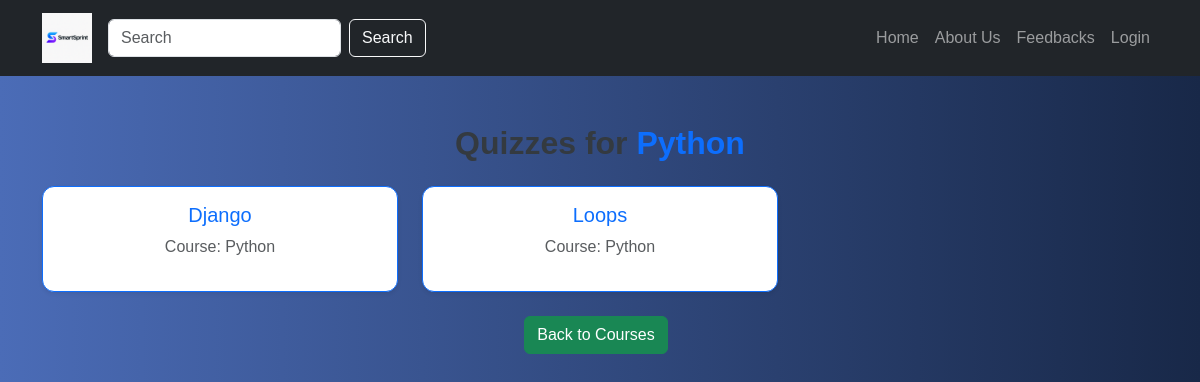
Screenshot of /courses/3/quizzes/ with the database file from the repository.
### quiz_app/models.py (models this page shows, shortened)
class Course(models.Model):
    name = models.CharField(max_length=255)
    image = models.ImageField(upload_to='course_images/', null=True, blank=True)
    description = models.TextField()

class Quiz(models.Model):
    course = models.ForeignKey(Course, on_delete=models.CASCADE, related_name='quizzes')
    title = models.CharField(max_length=255)
    created_at = models.DateTimeField(auto_now_add=True)

### quiz_app/views.py (the view)
# urls.py: path('courses/<int:course_id>/quizzes/', views.quiz_list, name='quiz_list'),
def quiz_list(request, course_id):
    course = get_object_or_404(Course, id=course_id)
    quizzes = course.quizzes.all()
    return render(request, 'quiz.html', {'course': course, 'quizzes': quizzes})

### quiz_app/templates/quiz.html (shortened to what this page needs)
<!DOCTYPE html>
<html lang="en">
  {% load static %}
<head>
  <link href="https://cdn.jsdelivr.net/npm/bootstrap@5.3.0/dist/css/bootstrap.min.css" rel="stylesheet">
</head>
<body>
  <nav class="navbar navbar-expand-lg navbar-dark bg-dark">
    <div class="container">
      <a class="navbar-brand" href="{% url 'home' %}">
        <img src="{% static 'images/logo.png' %}" alt="Logo" style="height: 50px; width: 50px;">
      </a>
        <form class="d-flex mx-auto">
            <input class="form-control me-2" type="search" placeholder="Search" aria-label="Search">
            <button class="btn btn-outline-light" type="submit">Search</button>
        </form>
        <div class="collapse navbar-collapse" id="navbarNav">
            <ul class="navbar-nav ms-auto">
                <li class="nav-item"><a class="nav-link" href="{% url 'home' %}">Home</a></li>
                <li class="nav-item"><a href="{% url 'about' %}" class="nav-link">About Us</a></li>
                <li class="nav-item"><a href="/1/reviews/" class="nav-link">Feedbacks</a></li>
                {% if user.is_authenticated %}
                <li class="nav-item"><a class="nav-link" href="{% url 'courses' %}">Courses</a></li>
                <li class="nav-item"><a class="nav-link" href="{% url 'profile' %}">{{ user.username }}</a></li>
                <li class="nav-item"><a class="nav-link" href="{% url 'logout' %}">Logout</a></li>
                {% else %}
                 <li class="nav-item"><a class='nav-link' href="{% url 'login' %}">Login</a></li>
                {% endif %}
            </ul>
        </div>
    </div>
</nav>
<div class="container mt-5">
  <h2 class="mb-4 text-center">Quizzes for <span class="text-primary">{{ course.name }}</span></h2>
  {% if quizzes %}
  <div class="row">
    {% for quiz in quizzes %}
    <div class="col-md-4 mb-4">
      <div class="card shadow-sm border-primary h-100">
        <div class="card-body d-flex flex-column justify-content-between">
          <h5 class="card-title text-primary">{{ quiz.title }}</h5>
          <p class="text-muted">Course: {{ course.name }}</p>
        </div>
      </div>
    </div>
    {% endfor %}
  </div>
  {% else %}
  <div class="alert alert-info text-center">
    No quizzes available for this course yet.
  </div>
  {% endif %}
</div>
<a href="{% url 'courses' %}" class="btn btn-success me-2">Back to Courses</a>
</body>
</html>

### quiz_app/templates/quiz.html (style rules this page uses)
body { background: linear-gradient(to right, #4b6cb7, #182848); color: white; text-align: center; font-family: 'Poppins', sans-serif; }
h2 { color: #343a40; font-weight: 600; }
.card { border-radius: 12px; transition: transform 0.2s ease, box-shadow 0.2s ease; }

### rows the page displays
Course: name "Python"
Quiz: title "Django"
Quiz: title "Loops"
